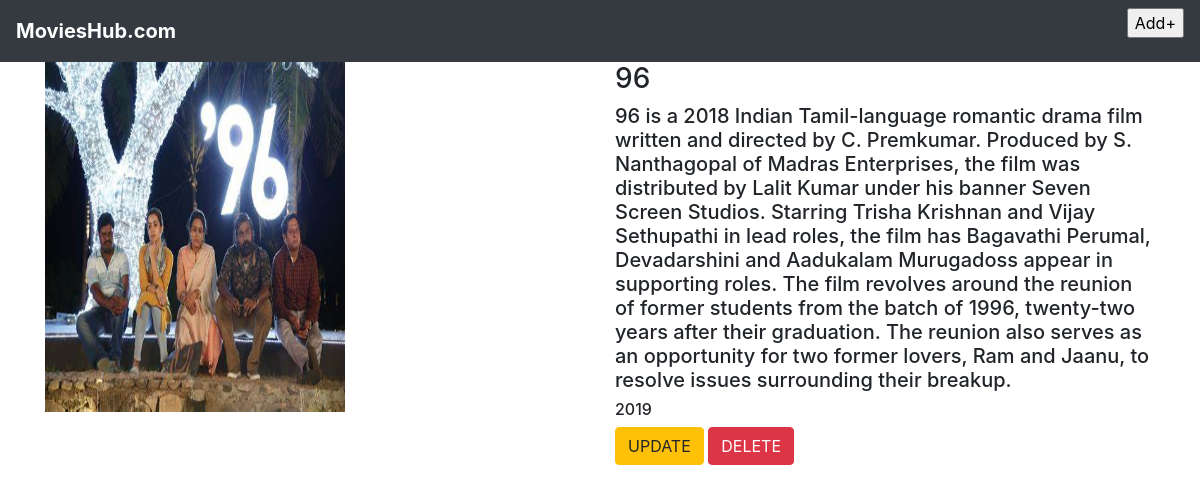
The page /movie/1/ on the database its author committed.
### abdapp/models.py (models this page shows, shortened)
class Movie(models.Model):
    name=models.CharField(max_length=100)
    desc=models.TextField()
    year=models.IntegerField()
    img=models.ImageField(upload_to="pics")

### abdapp/views.py (the view)
# urls.py: path('movie/<int:movie_id>/',views.detail,name='detail'),
def detail(request,movie_id):
    movie1=Movie.objects.get(id=movie_id)
    return render(request,"detail.html",{'movie':movie1})

### templates/detail.html
{% extends 'base.html' %}
{% block body %}
<div class="container">
    <div class="row">
        <div class="col-md-6">
            <img src="{{movie.img.url}}" width="300" height="350">
        </div>
    <div class="col-md-6">
        <h3>{{movie.name}}</h3>
        <h5>{{movie.desc}}</h5>
        <h6>{{movie.year}}</h6>
        <a class="btn btn-warning" href="{% url 'abdapp:update' movie.id %}">UPDATE</a>
        <a class="btn btn-danger" href="{% url 'abdapp:delete' movie.id %}">DELETE</a>
    </div>
    </div>
</div>
{% endblock %}

### rows shown on the page
Movie: img (picture), name "96", desc "96 is a 2018 Indian Tamil-language romantic drama film written and directed by C. Premkumar. Produced by S. Nanthagopal of Madras Enterprises, the film was distributed by Lalit Kumar under his banner Seven Screen Studios. Starring Trisha Krishnan and Vijay Sethupathi in lead roles, the film has Bagavathi Perumal, Devadarshini and Aadukalam Murugadoss appear in supporting roles. The film revolves around the reunion of former students from the batch of 1996, twenty-two years after their graduation. The reunion also serves as an opportunity for two former lovers, Ram and Jaanu, to resolve issues surrounding their breakup.", year "2019"
